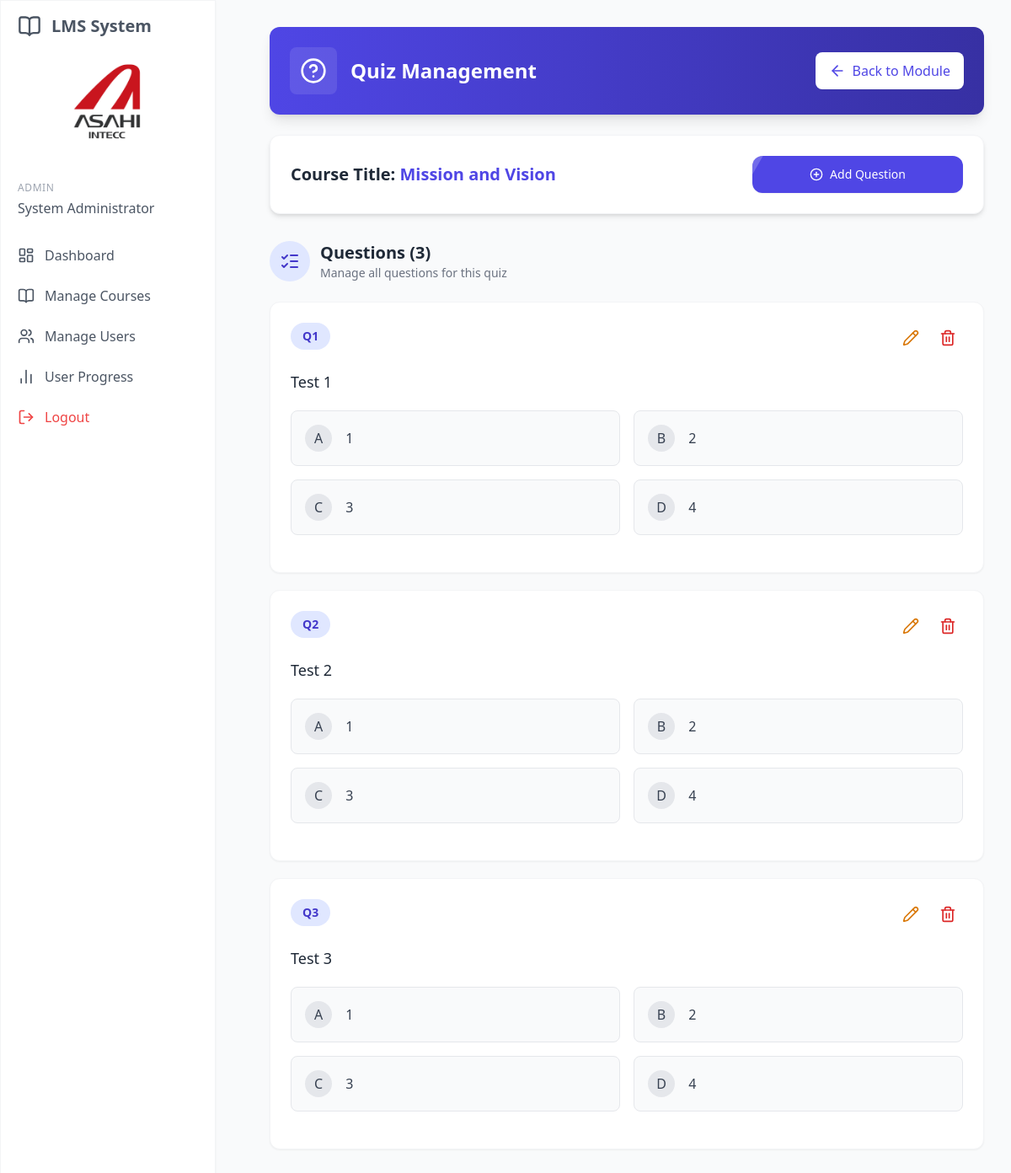
/manage_quiz.php?course_id=208 (signed in), run on the app's committed database.
### tables this page shows
CREATE TABLE `courses` (
  `id` int(11) NOT NULL,
  `title` varchar(100) NOT NULL,
  `description` text DEFAULT NULL,
  `department` int(10) NOT NULL,
  `division` int(10) NOT NULL,
  `section` int(10) NOT NULL,
  `company_group` tinyint(11) NOT NULL,
  `position` tinyint(11) NOT NULL,
  `group_id` int(11) NOT NULL,
  `created_by` int(11) DEFAULT NULL,
  `has_video` int(11) DEFAULT 0,
  `created_at` timestamp NULL DEFAULT current_timestamp(),
  `updated_at` timestamp NULL DEFAULT current_timestamp() ON UPDATE current_timestamp(),
  `removed` int(1) NOT NULL
);

CREATE TABLE `questions` (
  `id` int(11) NOT NULL,
  `course_id` int(11) NOT NULL,
  `question_text` text NOT NULL,
  `option_a` text NOT NULL,
  `option_b` text NOT NULL,
  `option_c` text NOT NULL,
  `option_d` text NOT NULL,
  `correct_answer` char(1) NOT NULL,
  `created_at` timestamp NULL DEFAULT current_timestamp(),
  `updated_at` timestamp NULL DEFAULT current_timestamp() ON UPDATE current_timestamp(),
  `question_image` varchar(255) DEFAULT NULL,
  `option_a_image` varchar(255) DEFAULT NULL,
  `option_b_image` varchar(255) DEFAULT NULL,
  `option_c_image` varchar(255) DEFAULT NULL,
  `option_d_image` varchar(255) DEFAULT NULL,
  `removed` int(1) NOT NULL
);

### web/manage_quiz.php (the view, shortened to what this page needs)
<?php
require_once __DIR__ . '/server_controller/manage_course_controller.php';
$course_id = $_GET['course_id'] ?? 0;
$stmt = $conn->prepare("SELECT title FROM courses WHERE id = ? AND removed = 0");
$stmt->bind_param("i", $course_id);
$stmt->execute();
$course = $stmt->get_result()->fetch_assoc();
$stmt = $conn->prepare("SELECT * FROM questions WHERE course_id = ? AND removed = 0");
$stmt->bind_param("i", $course_id);
$stmt->execute();
$questions = $stmt->get_result()->fetch_all(MYSQLI_ASSOC);
$total_questions = count($questions) ?? 0;
?>
<!DOCTYPE html>
<html lang="en">
<head>
    <link rel="stylesheet" href="https://cdn.jsdelivr.net/npm/bootstrap-icons@1.7.2/font/bootstrap-icons.css">
    <script src="https://cdn.tailwindcss.com"></script>
    <link rel="stylesheet" href="../assets/css/style.css">
</head>
<body class="bg-gray-50">
    <?php include 'includes/sidebar.php'; ?>
    <div class="p-8 sm:ml-72">
        <div class="container mx-auto">
                <div class="bg-gradient-to-r from-indigo-600 to-indigo-800 rounded-xl p-6 mb-6 shadow-lg">
                    <div class="flex justify-between items-center">
                        <div class="flex items-center">
                            <div class="bg-white/10 p-3 rounded-lg mr-4">
                                <i data-lucide="help-circle" class="h-8 w-8 text-white"></i>
                            </div>
                            <div>
                                <h1 class="text-2xl font-bold text-white">Quiz Management</h1>
                            </div>
                        </div>
                        <a href="edit_course.php?id=<?php echo $course_id; ?>" class="px-4 py-2.5 bg-white text-indigo-600 rounded-lg flex items-center gap-2 transition-all duration-200 font-medium shadow-sm hover:bg-indigo-50">
                            <i data-lucide="arrow-left" class="w-5 h-5"></i>
                            <span>Back to Module</span>
                        </a>
                    </div>
                </div>
                <div class="bg-white rounded-xl shadow-md p-6 border border-gray-100 mb-8 transition hover:shadow-lg">
                    <div class="grid grid-cols-1 md:grid-cols-6 gap-6 items-center">
                        <div class="md:col-span-4">
                            <p class="text-xl font-bold text-gray-800"> Course Title: <span class="text-indigo-600"><?php echo htmlspecialchars($course['title']); ?> </span></p>
                        </div>
                        <div class="md:col-span-2 flex gap-3">
                            <button class="add-question-btn w-full px-4 py-3 bg-indigo-600 hover:bg-indigo-700 text-white rounded-xl flex items-center justify-center gap-2 transition text-sm font-medium shadow-sm hover:shadow-md hover:-translate-y-1"
                                    onclick="openAddQuestionModal()">
                                <i data-lucide="plus-circle" class="w-4 h-4"></i> Add Question
                            </button>
                        </div>
                    </div>
                </div>
                <?php
                    if ($total_questions == 0):
                ?>
                    <div class="bg-indigo-50 text-indigo-700 border border-indigo-100 rounded-xl p-5 flex gap-4 items-start shadow-sm mb-8">
                        <i data-lucide="info" class="w-5 h-5 text-indigo-500 mt-0.5"></i>
                        <div>
                            <h3 class="font-semibold mb-1">Getting Started</h3>
                            <p class="text-indigo-700 mb-2">This module doesn't have any questions yet. Add your first question to get started.</p>
                            <p class="text-indigo-700 mb-0">Best practices:</p>
                            <ul class="list-disc list-inside ml-2 text-indigo-700 text-sm">
                                <li>Create clear, concise questions</li>
                                <li>Provide 4 distinct answer options</li>
                                <li>Make sure one answer is clearly correct</li>
                            </ul>
                        </div>
                    </div>
                    <?php else: ?>
                    <div class="flex items-center justify-between mb-6">
                        <div class="flex items-center gap-3">
                            <div class="w-12 h-12 rounded-full bg-indigo-100 flex items-center justify-center text-indigo-700">
                                <i data-lucide="list-checks" class="w-6 h-6"></i>
                            </div>
                            <div>
                                <h2 class="text-xl font-bold text-gray-800">Questions (<?php echo $total_questions; ?>)</h2>
                                <p class="text-gray-500 text-sm">Manage all questions for this quiz</p>
                            </div>
                        </div>
                    </div>
                    <?php endif; ?>
                <?php if ($questions): ?>
                    <div class="space-y-5">
                        <?php
                        foreach($questions as $index => $row):
                            $is_new_question = false;
                            $highlight_class = $is_new_question ? 'highlight-new' : '';
                        ?>
                            <div class="question-card bg-white rounded-xl shadow-sm p-6 <?php echo $is_new_question ? 'border-indigo-300 ring-2 ring-indigo-100 ' . $highlight_class : 'border border-gray-100'; ?> hover:border-indigo-300 transition">
                                <div class="flex justify-between items-start mb-5">
                                    <div class="flex items-center gap-3">
                                        <span class="px-3.5 py-1.5 bg-indigo-100 text-indigo-700 rounded-full text-sm font-semibold">Q<?php echo $index + 1; ?></span>
                                    </div>
                                    <div class="flex gap-2">
                                        <button class="p-2 text-amber-600 hover:bg-amber-50 rounded-lg transition-colors" onclick="editQuestion(<?php echo $row['id']; ?>)">
                                            <i data-lucide="pencil" class="w-5 h-5"></i>
                                        </button>
                                        <button class="p-2 text-red-600 hover:bg-red-50 rounded-lg transition-colors" onclick="deleteQuestion(<?php echo $row['id']; ?>)">
                                            <i data-lucide="trash-2" class="w-5 h-5"></i>
                                        </button>
                                    </div>
                                </div>
                                <div class="text-gray-800 font-medium text-lg mb-5">
                                    <?php echo htmlspecialchars($row['question_text']); ?>
                                </div>
                                <div class="grid grid-cols-1 md:grid-cols-2 gap-4 mb-5">
                                    <?php
                                    $options = [
                                        'A' => $row['option_a'],
                                        'B' => $row['option_b'],
                                        'C' => $row['option_c'],
                                        'D' => $row['option_d']
                                    ];
                                    foreach ($options as $letter => $option):
                                        $is_correct = ($letter === $row['correct_answer']);
                                        $bg_class = $is_correct ? 'bg-green-50 border-green-200' : 'bg-gray-50 border-gray-200';
                                    ?>
                                    <div class="option-container rounded-lg p-4 flex flex-col <?php echo $bg_class; ?> border hover:shadow-sm transition-all duration-200">
                                        <div class="flex justify-between items-center">
                                            <div>
                                                <span class="inline-flex items-center justify-center w-8 h-8 rounded-full <?php echo $is_correct ? 'bg-green-100 text-green-700' : 'bg-gray-200 text-gray-700'; ?> mr-3 font-medium">
                                                    <?php echo $letter; ?>
                                                </span>
                                                <span class="text-gray-700"><?php echo htmlspecialchars($option); ?></span>
                                            </div>
                                        </div>
                                    </div>
                                    <?php endforeach; ?>
                                </div>
                            </div>
                        <?php endforeach; ?>
                    </div>
                <?php endif; ?>
        </div>
    </div>
</body>
</html>

### web/manage_quiz.php (style rules this page uses)
.question-card { transition: all 0.3s ease; border-left: 4px solid transparent; }
.option-container { transition: all 0.2s ease; }
.add-question-btn { transition: all 0.3s ease; position: relative; overflow: hidden; }
.add-question-btn::before { content: ''; position: absolute; top: 0; left: -100%; width: 100%; height: 100%; background: rgba(255, 255, 255, 0.2); transform: skewX(-30deg); transition: all 0.6s ease; }

### data on the page
courses: title "Mission and Vision"
questions: question_text "Test 1", letter "A", option "1", letter "B", option "2", letter "C", option "3", letter "D", option "4"
questions: question_text "Test 2", letter "A", option "1", letter "B", option "2", letter "C", option "3", letter "D", option "4"
questions: question_text "Test 3", letter "A", option "1", letter "B", option "2", letter "C", option "3", letter "D", option "4"

### other printed values
$_SESSION['full_name'] "System Administrator"
$total_questions "3"
